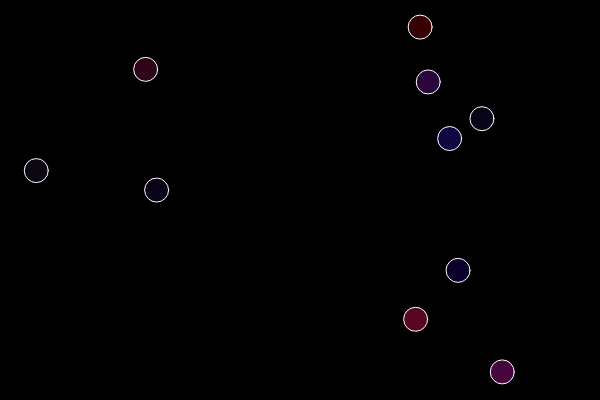
Frame 1 (no input)
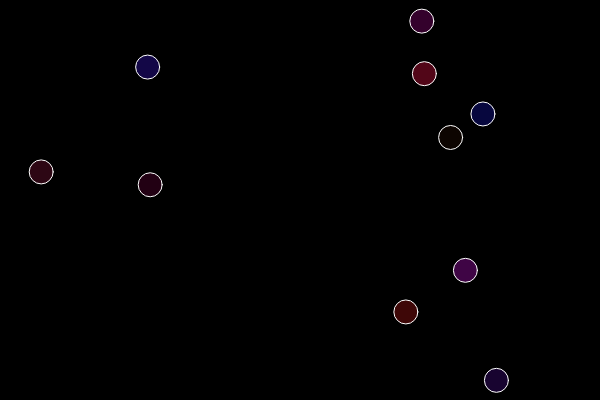
Frame 60 (no input)
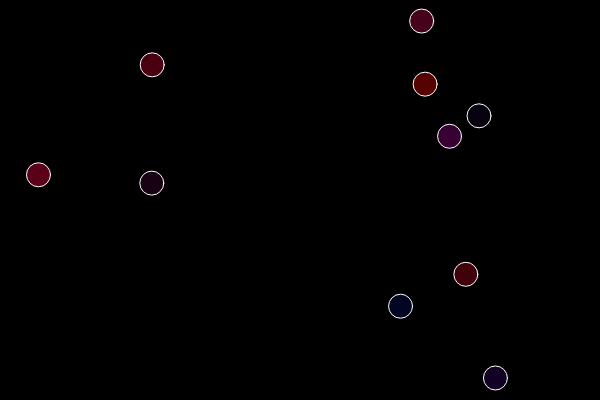
Frame 120 (the mouse pressed at the canvas centre since frame 60)

The p5.js sketch that drew these frames (run headless with seeded random() and noise() and a simulated clock; from frame 60 on, the mouse is pressed at the canvas centre):

// p5.js sketch
// ── sketch.js
var bubbles = [];
function setup() {
    createCanvas(600, 400);
    for (var i= 0; i< 10; i++){
        var x = random(width);
        var y = random(height);
        bubbles.push(new Bubble(x, y))
    }

}

function draw() {
    background(0);
    for(var i = 0; i < bubbles.length; i++){
        bubbles[i].move();
        bubbles[i].display();
    }
}


// ── bubble.js
/**
 * Created by sabiqxs on 05/03/2017.
 */

function Bubble(x, y) {
    this.x = x;
    this.y = y;

    this.display = function () {
        stroke(255);
        fill(random(255), random(20), random(200), 90);
        ellipse(this.x, this.y, 24, 24);
    };

    this.move = function () {
        this.x = this.x + random(-1, 1);
        this.y = this.y + random(-1, 1);
    }
}
